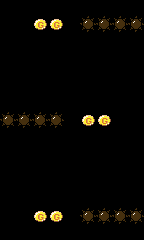

Below is a game level as drawn by its tile map, then a one-line description and the .tmx file that defines it, in full:
An orthogonal 9x15 tile map with 16x16 px tiles, 1 tile layer (map).

<map version="1.0" orientation="orthogonal" renderorder="right-down" width="9" height="15" tilewidth="16" tileheight="16" nextobjectid="1">
 <tileset firstgid="1" name="tileset" tilewidth="16" tileheight="16" tilecount="64" columns="8">
  <image source="tileset.png" width="128" height="128" />
 </tileset>
 <layer name="map" width="9" height="15">
  <data encoding="csv">
0,0,0,0,0,0,0,0,0,
0,0,25,25,0,1,1,1,1,
0,0,0,0,0,0,0,0,0,
0,0,0,0,0,0,0,0,0,
0,0,0,0,0,0,0,0,0,
0,0,0,0,0,0,0,0,0,
0,0,0,0,0,0,0,0,0,
1,1,1,1,0,25,25,0,0,
0,0,0,0,0,0,0,0,0,
0,0,0,0,0,0,0,0,0,
0,0,0,0,0,0,0,0,0,
0,0,0,0,0,0,0,0,0,
0,0,0,0,0,0,0,0,0,
0,0,25,25,0,1,1,1,1,
0,0,0,0,0,0,0,0,0
</data>
 </layer>
</map>
